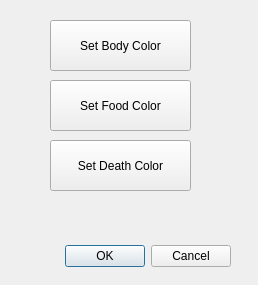
<?xml version="1.0" encoding="UTF-8"?>
<ui version="4.0">
 <class>Options</class>
 <widget class="QDialog" name="Options">
  <property name="geometry">
   <rect>
    <x>0</x>
    <y>0</y>
    <width>258</width>
    <height>285</height>
   </rect>
  </property>
  <property name="windowTitle">
   <string>Game Options</string>
  </property>
  <property name="windowIcon">
   <iconset resource="fonts.qrc">
    <normaloff>:/fonts/fonts/icon.png</normaloff>:/fonts/fonts/icon.png</iconset>
  </property>
  <widget class="QDialogButtonBox" name="buttonBox">
   <property name="geometry">
    <rect>
     <x>-110</x>
     <y>240</y>
     <width>341</width>
     <height>32</height>
    </rect>
   </property>
   <property name="orientation">
    <enum>Qt::Horizontal</enum>
   </property>
   <property name="standardButtons">
    <set>QDialogButtonBox::Cancel|QDialogButtonBox::Ok</set>
   </property>
  </widget>
  <widget class="QPushButton" name="body">
   <property name="geometry">
    <rect>
     <x>50</x>
     <y>20</y>
     <width>141</width>
     <height>51</height>
    </rect>
   </property>
   <property name="text">
    <string>Set Body Color</string>
   </property>
  </widget>
  <widget class="QPushButton" name="food">
   <property name="geometry">
    <rect>
     <x>50</x>
     <y>80</y>
     <width>141</width>
     <height>51</height>
    </rect>
   </property>
   <property name="text">
    <string>Set Food Color</string>
   </property>
  </widget>
  <widget class="QPushButton" name="death">
   <property name="geometry">
    <rect>
     <x>50</x>
     <y>140</y>
     <width>141</width>
     <height>51</height>
    </rect>
   </property>
   <property name="text">
    <string>Set Death Color</string>
   </property>
  </widget>
 </widget>
 <resources>
  <include location="fonts.qrc"/>
 </resources>
 <connections>
  <connection>
   <sender>buttonBox</sender>
   <signal>accepted()</signal>
   <receiver>Options</receiver>
   <slot>accept()</slot>
   <hints>
    <hint type="sourcelabel">
     <x>248</x>
     <y>254</y>
    </hint>
    <hint type="destinationlabel">
     <x>157</x>
     <y>274</y>
    </hint>
   </hints>
  </connection>
  <connection>
   <sender>buttonBox</sender>
   <signal>rejected()</signal>
   <receiver>Options</receiver>
   <slot>reject()</slot>
   <hints>
    <hint type="sourcelabel">
     <x>316</x>
     <y>260</y>
    </hint>
    <hint type="destinationlabel">
     <x>286</x>
     <y>274</y>
    </hint>
   </hints>
  </connection>
 </connections>
</ui>
